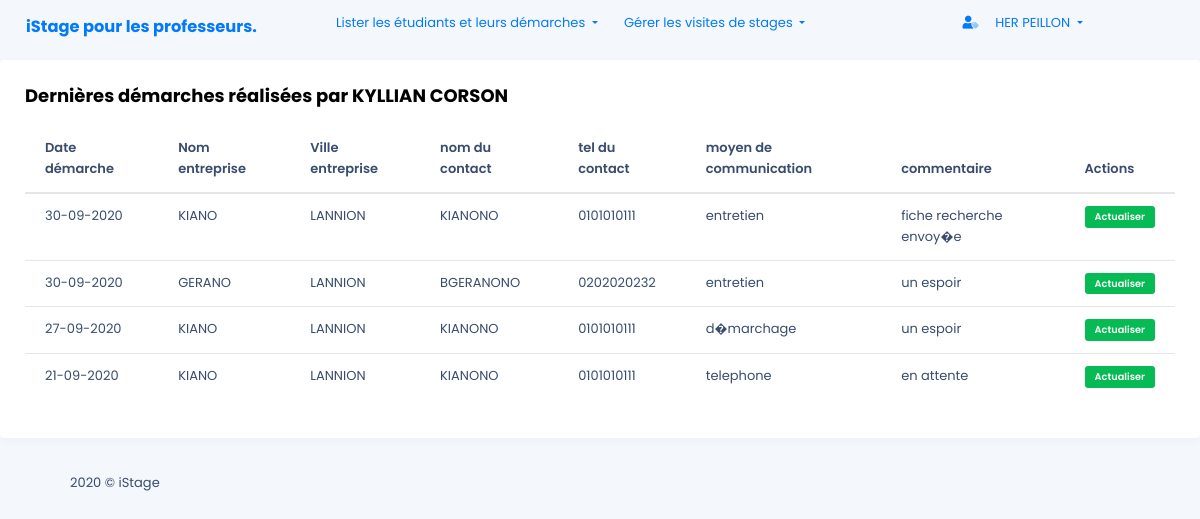
The page /front_end/lister_demarches_prof.php/?id=2 (signed in) on the database its author committed.
### tables this page shows
CREATE TABLE IF NOT EXISTS SALARIE
 (
   ID_SALARIE SMALLINT  AUTO_INCREMENT ,
   ID_ENTREPRISE SMALLINT NOT NULL  ,
   NOM_SALARIE CHAR(32) NOT NULL  ,
   PRENOM_SALARIE CHAR(32) NOT NULL  ,
   TEL_SALARIE CHAR(10) NOT NULL  ,
   EMAIL_SALARIE CHAR(32) NOT NULL  
   , PRIMARY KEY (ID_SALARIE) 
 );

CREATE TABLE IF NOT EXISTS DEMARCHE
 (
   ID_DEMARCHE SMALLINT AUTO_INCREMENT ,
   ID_ETUDIANT SMALLINT NOT NULL  ,
   ID_MOYEN SMALLINT NOT NULL  ,
   ID_SALARIE SMALLINT NOT NULL  ,
   DATE_DEMARCHE DATETIME NOT NULL  ,
   COMMENTAIRE CHAR(255) NOT NULL  
   , PRIMARY KEY (ID_DEMARCHE) 
 );

CREATE TABLE IF NOT EXISTS ENTREPRISE
 (
   ID_ENTREPRISE SMALLINT AUTO_INCREMENT ,
   NOM_ENTREPRISE CHAR(32) NOT NULL  ,
   ADRESSE_ENTREPRISE CHAR(255) NOT NULL  ,
   CP_ENTREPRISE CHAR(5) NOT NULL  ,
   VILLE_ENTREPRISE CHAR(32) NOT NULL  ,
   TEL_ENTREPRISE CHAR(10) NOT NULL  ,
   EMAIL_ENTREPRISE CHAR(32) NOT NULL  ,
   REFUS_ANNEESIO1 BOOLEAN NOT NULL DEFAULT FALSE ,
   REFUS_ANNEE_SIO2 BOOLEAN NOT NULL  DEFAULT FALSE
   , PRIMARY KEY (ID_ENTREPRISE) 
 );

CREATE TABLE IF NOT EXISTS MOYENCOM
 (
   ID_MOYEN SMALLINT AUTO_INCREMENT ,
   LIBELLE_MOYEN CHAR(32) NOT NULL  
   , PRIMARY KEY (ID_MOYEN) 
 );

### back_end/show-dem-prof.php (called while the page is built)
<?php
function demarches($id_etudiant, $db)
{
  $id_et = $id_etudiant;
  $stmt = $db->prepare(
    "SELECT ENTREPRISE.ID_ENTREPRISE, NOM_ENTREPRISE,VILLE_ENTREPRISE, NOM_SALARIE,
           TEL_SALARIE,DATE_DEMARCHE,COMMENTAIRE,LIBELLE_MOYEN
        FROM salarie,demarche,entreprise,moyencom
        WHERE MOYENCOM.ID_MOYEN=DEMARCHE.ID_MOYEN AND
              DEMARCHE.ID_SALARIE=SALARIE.ID_SALARIE AND
            ENTREPRISE.ID_ENTREPRISE= SALARIE.ID_ENTREPRISE AND
            DEMARCHE.ID_ETUDIANT=:id
        ORDER BY DATE_DEMARCHE  DESC"
  );
  $stmt->bindValue(':id', $id_et, PDO::PARAM_INT);
  $stmt->execute();
  $demarches = $stmt->fetchAll(PDO::FETCH_BOTH);
  $stmt = $db->prepare(
    "SELECT CONCAT(PRENOM_ETUDIANT,' ',NOM_ETUDIANT)
        FROM etudiant
        WHERE ETUDIANT.ID_ETUDIANT=:id"
  );
  $stmt->bindValue(':id', $id_et, PDO::PARAM_INT);
  $stmt->execute();
  $etudiant = $stmt->fetchAll(PDO::FETCH_BOTH)[0];
  return [$demarches, $etudiant];
}
?>

### front_end/lister_demarches_prof.php (the view, shortened to what this page needs)
<!DOCTYPE html>
<html lang="fr">
<?php
include '../includes/header.php';
include '../back_end/show-dem-prof.php';
$d = demarches($_GET["id"], $db);
$demarches = $d[0];
$etudiant = $d[1][0];
?>
<body>
  <?php include '../includes/barnav.php'; ?>
  <div class="row">
    <div class="col-md-12">
      <div class="card">
        <div class="card-body">
          <h5 class="card-title">Dernières démarches réalisées par <?php echo $etudiant; ?></h5>
          <div class="table-responsive">
            <table class="table">
              <thead>
                <tr>
                  <th scope="col">Date démarche</th>
                  <th scope="col">Nom entreprise</th>
                  <th scope="col">Ville entreprise</th>
                  <th scope="col">nom du contact</th>
                  <th scope="col">tel du contact</th>
                  <th scope="col">moyen de communication</th>
                  <th scope="col">commentaire</th>
                  <th scope="col">Actions</th>
                </tr>
              </thead>
              <tbody>
                <?php
                foreach ($demarches as $row) {
                  echo '
                                    <tr>
                                        <td>' . join('-', array_reverse(explode('-', substr($row['DATE_DEMARCHE'], 0, 10)))) . '</td>
                                        <td>' . $row['NOM_ENTREPRISE'] . '</td>
                                        <td>' . $row['VILLE_ENTREPRISE'] . '</td>
                                        <td>' . $row['NOM_SALARIE'] . '</td>
                                        <td>' . $row['TEL_SALARIE'] . '</td>
                                        <td>' . $row['LIBELLE_MOYEN'] . '</td>
                                        <td>' . $row['COMMENTAIRE'] . '</td>
                                        <td>
                                            <a href="creer_demarche.php?id=' . $row['ID_ENTREPRISE'] . '" <span class="badge badge-success">Actualiser</span></a>
                                        </td>
                                    </tr>
                                ';
                } ?>
              </tbody>
            </table>
          </div>
        </div>
      </div>
    </div>
  </div>
  <div class="lime-footer">
    <div class="container">
      <div class="row">
        <div class="col-md-12">
          <span class="footer-text">2020 © iStage</span>
        </div>
      </div>
    </div>
  </div>
</body>
</html>

### assets/css/custom.css (style rules this page uses)
body { font-size: 1rem; font-family: Roboto, sans-serif; font-weight: initial; line-height: normal; -webkit-font-smoothing: antialiased }
.h1, .h2, .h3, .h4, .h5, .h6, h1, h2, h3, h4, h5, h6 { font-weight: 700 }
.h5, h5 { font-size: 1rem }
body, html { overflow-x: hidden; padding-right: 0 !important }
* { box-sizing: border-box }

### rows shown on the page
salarie: demarche.DATE_DEMARCHE "30-09-2020", ID_ENTREPRISE.NOM_ENTREPRISE "KIANO", ID_ENTREPRISE.VILLE_ENTREPRISE "LANNION", NOM_SALARIE "KIANONO", TEL_SALARIE "0101010111", moyencom.LIBELLE_MOYEN "entretien", demarche.COMMENTAIRE "fiche recherche envoy�e", demarche.DATE_DEMARCHE "27-09-2020", moyencom.LIBELLE_MOYEN "d�marchage", demarche.COMMENTAIRE "un espoir", demarche.DATE_DEMARCHE "21-09-2020", moyencom.LIBELLE_MOYEN "telephone", demarche.COMMENTAIRE "en attente"
salarie: demarche.DATE_DEMARCHE "30-09-2020", ID_ENTREPRISE.NOM_ENTREPRISE "GERANO", ID_ENTREPRISE.VILLE_ENTREPRISE "LANNION", NOM_SALARIE "BGERANONO", TEL_SALARIE "0202020232", moyencom.LIBELLE_MOYEN "entretien", demarche.COMMENTAIRE "un espoir"

### other values the page prints
$_SESSION['prenom'] "HER"
$_SESSION['nom'] "PEILLON"
$etudiant "KYLLIAN CORSON"
